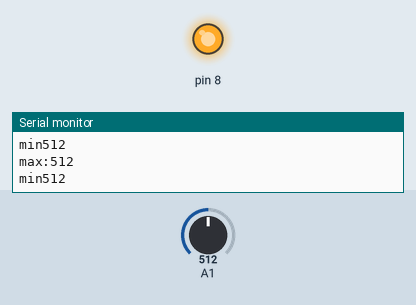
Bench run of a sketch on a simulated Arduino Uno, built with avr-gcc and run on an emulated ATmega328P. Parts: output pins drawn as LEDs (lit = HIGH), the last lines printed to the serial monitor. The test bench sets the inputs (shaded band); at power-on: A1 = 512.

Above: at 1.2 s.
1.3 s: A1 set to 411
2.8 s: A1 set to 387
At 4.0 s:
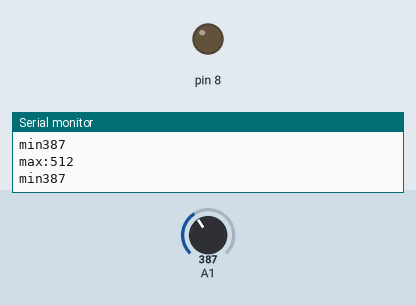
4.3 s: A1 set to 410
At 5.4 s:
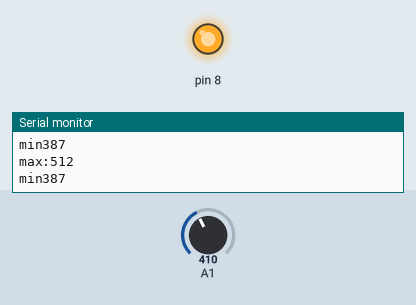
5.8 s: A1 set to 390
At 6.9 s:
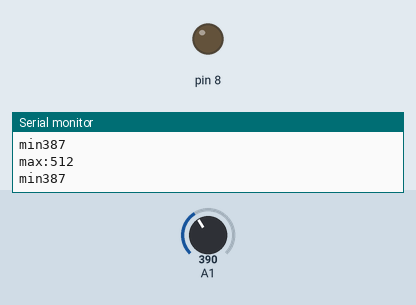
Timing chart, 0 to 8.3 s (numbered marks = the images above; inputs shaded):
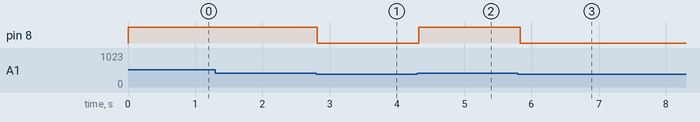

The sketch:

water.ino
```cpp
int minvalue=30000,maxvalue=0;
int maxflag=0,minflag=0;
void setup() {
  pinMode(8,OUTPUT);  //시리얼을 사용하기 위해 속도 셋팅
  Serial.begin(9600); //시리얼을 사용하기 위해 속도 셋팅
}


  void loop(){
  int sensorValue = analogRead(A1); //수위센서 읽기

  if(sensorValue>400) //수위가 올라갔을때
  digitalWrite(8, 1);
 else
   digitalWrite(8, 0);
  if(sensorValue >maxvalue){ //들어온값이 현재 최대값보다 크면
   maxvalue=sensorValue;  //현재최대값을 들어온 값으로 변경
   maxflag=1;
  }
  if(sensorValue <minvalue){ //들어온값이 현재 최소값보다 작으면
  minvalue=sensorValue;     //현재 최소값을 들어온 값으로 변경
  minflag=1;
  }
  delay(100);           //0.1초마다
  if(maxflag==1||minflag==1){
      Serial.print("max:");Serial.println(maxvalue);
      Serial.print("min"); Serial.println(minvalue);
      }
}
```

Measured:
- the behaviour switches between 401 and 400 on A1 (found by bisection; images 0 and 1)
- after the input at 2.8 s, pin 8: HIGH → LOW at once
- after the input at 4.3 s, pin 8: LOW → HIGH at once
- after the input at 5.8 s, pin 8: HIGH → LOW at once
